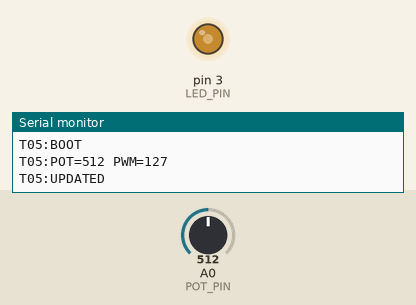
Simulated run of this sketch. Board: Arduino Uno, built with avr-gcc and run on an emulated ATmega328P. Parts: output pins drawn as LEDs (lit = HIGH), the last lines printed to the serial monitor. The test bench sets the inputs (shaded band); at power-on: A0 (POT_PIN) = 512.

Above: at 1.2 s.
1.3 s: A0 (POT_PIN) set to 716
At 2.5 s:
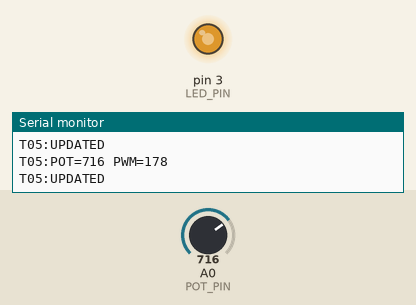
2.8 s: A0 (POT_PIN) set to 900
At 3.4 s:
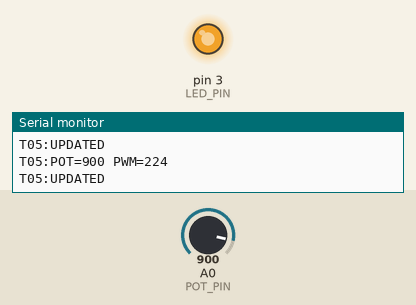
4.3 s: A0 (POT_PIN) set to 122
At 5.0 s:
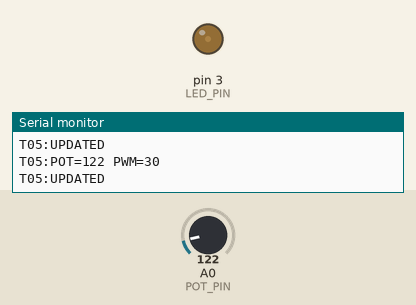
5.8 s: A0 (POT_PIN) set to 0
At 7.0 s:
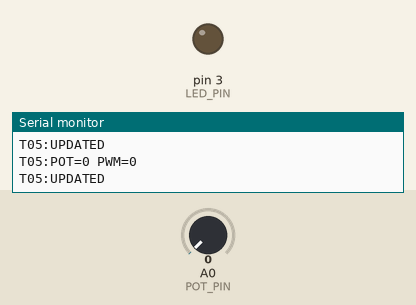
7.3 s: A0 (POT_PIN) set to 511
At 8.0 s:
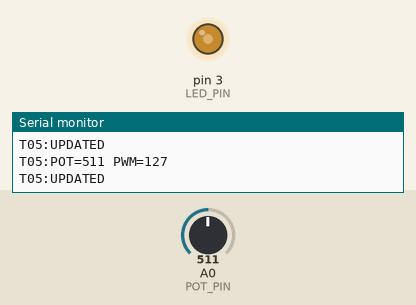
Timing chart, 0 to 9.8 s (numbered marks = the images above; inputs shaded):
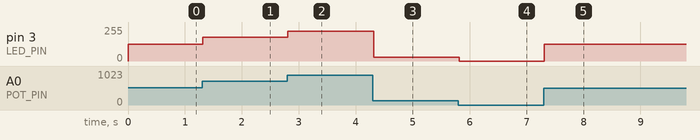

The sketch:

task05_pot_brightness.ino
```cpp
const byte LED_PIN = 3;
const byte POT_PIN = A0;

int lastPot = -10;

void setup() {
  pinMode(LED_PIN, OUTPUT);
  Serial.begin(9600);
  Serial.println(F("T05:BOOT"));
}

void loop() {
  const int pot = analogRead(POT_PIN);
  const byte pwm = map(pot, 0, 1023, 0, 255);
  analogWrite(LED_PIN, pwm);

  if (abs(pot - lastPot) >= 4) {
    lastPot = pot;
    Serial.print(F("T05:POT="));
    Serial.print(pot);
    Serial.print(F(" PWM="));
    Serial.println(pwm);
    Serial.println(F("T05:UPDATED"));
  }

  delay(20);
}
```

Measured:
- after the input at 1.3 s, pin 3 (LED_PIN): 127/255 → 178/255 at once
- after the input at 2.8 s, pin 3 (LED_PIN): 178/255 → 224/255 at once
- after the input at 4.3 s, pin 3 (LED_PIN): 224/255 → 30/255 at once
- after the input at 5.8 s, pin 3 (LED_PIN): 30/255 → 0/255 at once
- after the input at 7.3 s, pin 3 (LED_PIN): 0/255 → 127/255 at once
